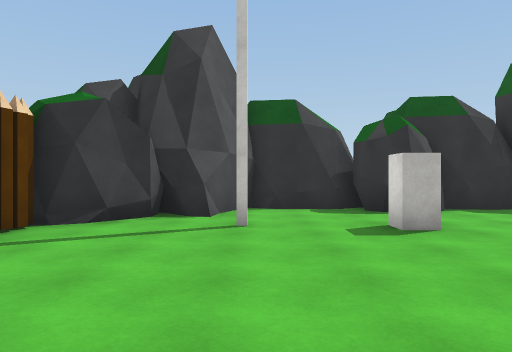
view 1 (above)

24 first-person views from a walk through a 3-D level made in the Unity game engine. The camera is 1.4 m above the floor, looks level and sees 70° across. The floor is counted in squares, 2 m on a side. Each view is taken from the middle of a square. On the plan, view 1 faces up. The plan holds only what a view shows up to about 11 squares ahead; the rest is blank. The place goes on beyond the plan. The player character is not drawn. Surface patterns are stand-ins for the level's own textures.

view 2
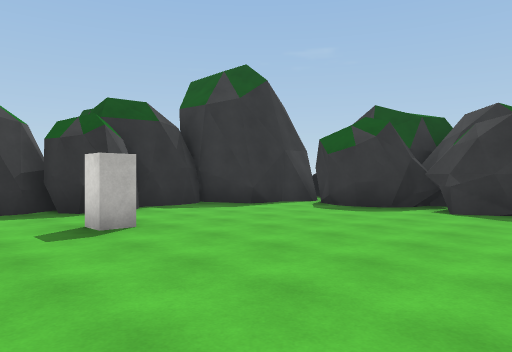

view 3
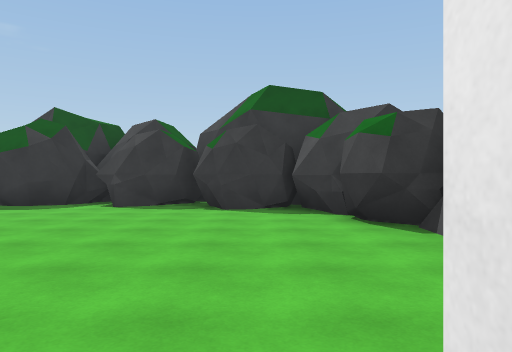

view 4
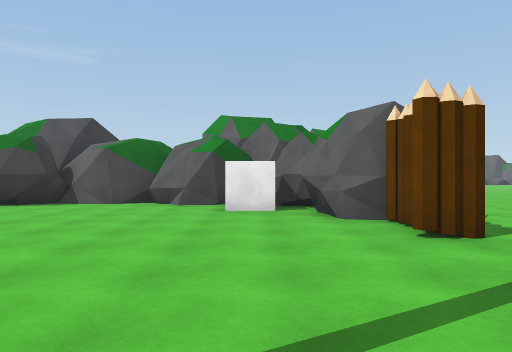

view 5
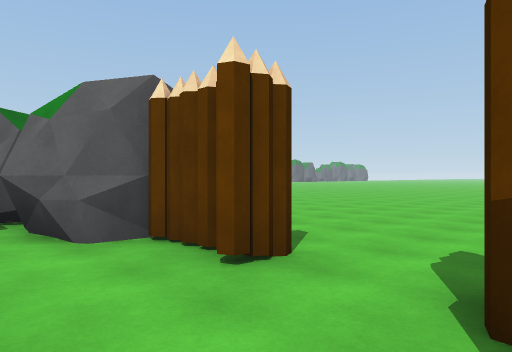

view 6
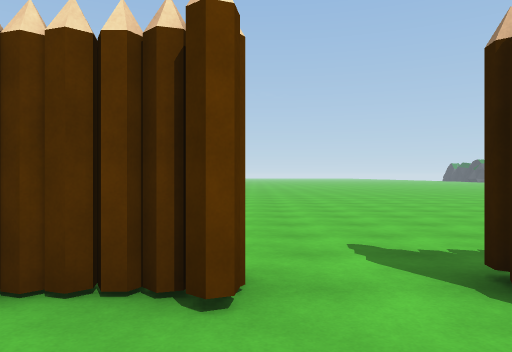

view 7
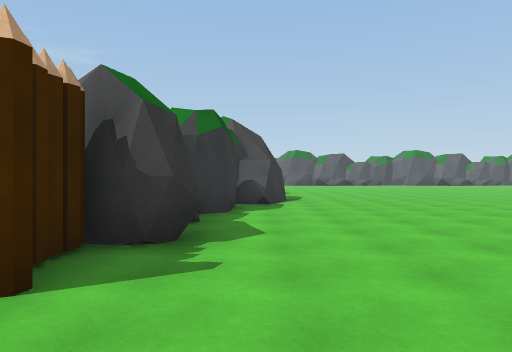

view 8
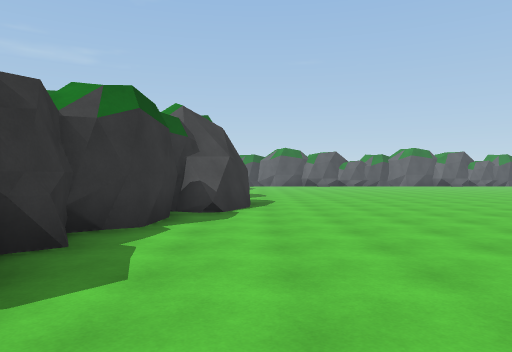

view 9
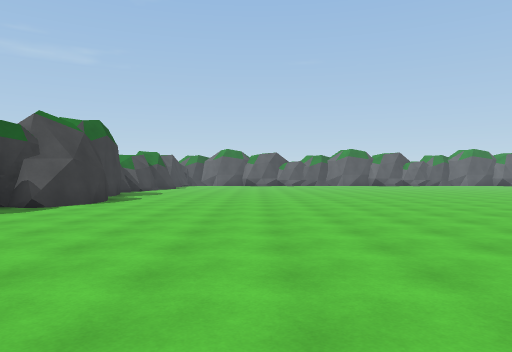

view 10
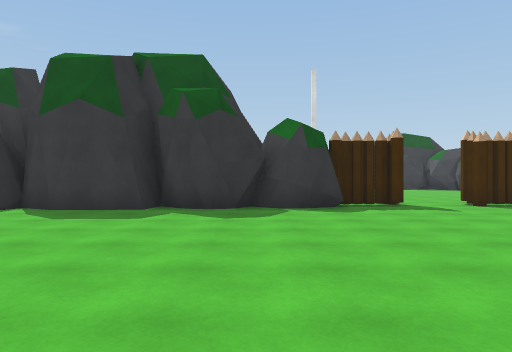

view 11
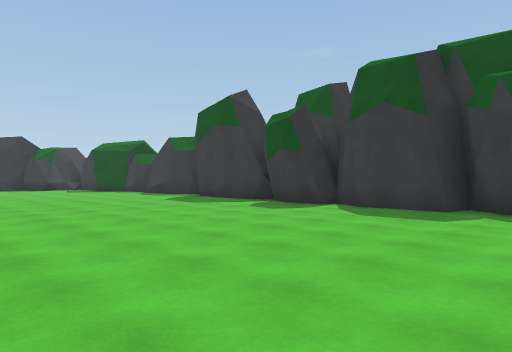

view 12
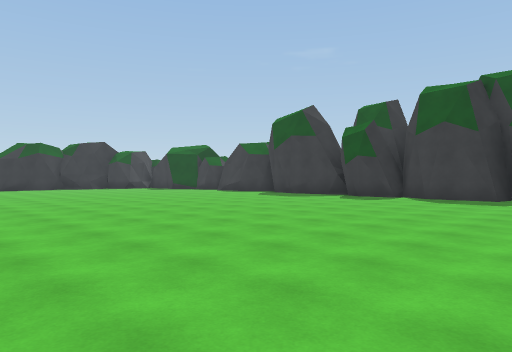

view 13
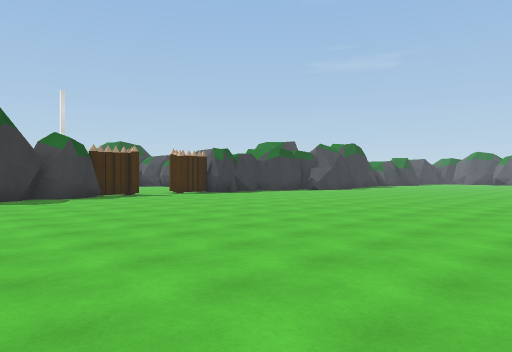

view 14
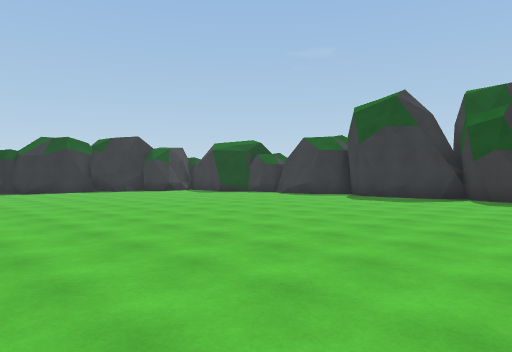

view 15
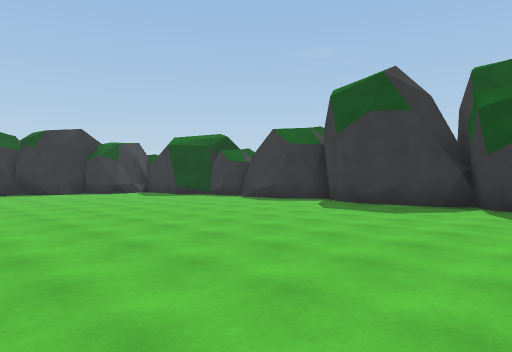

view 16
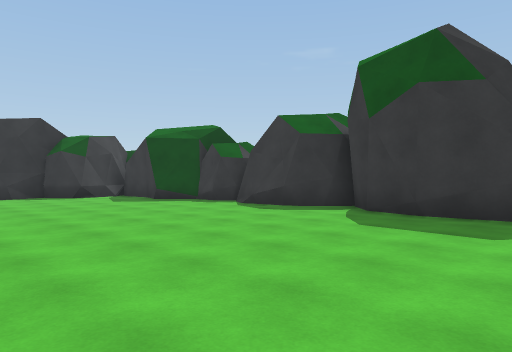

view 17
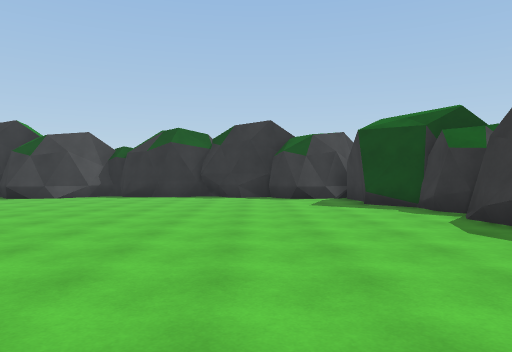

view 18
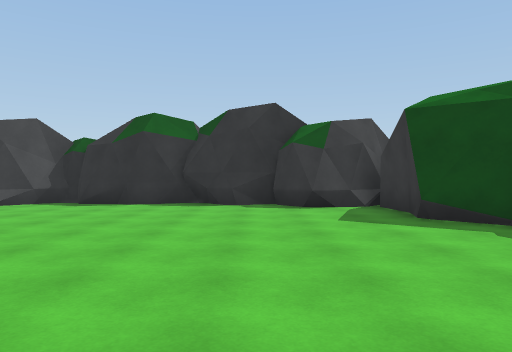

view 19
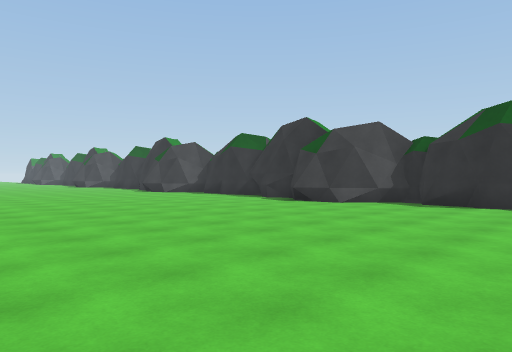

view 20
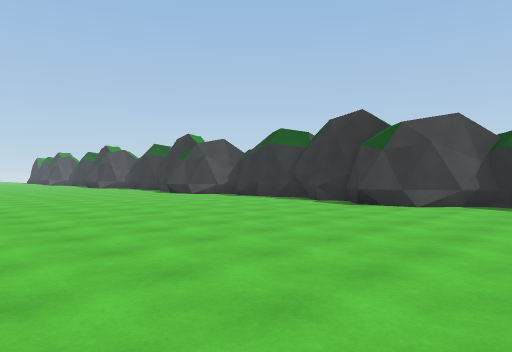

view 21
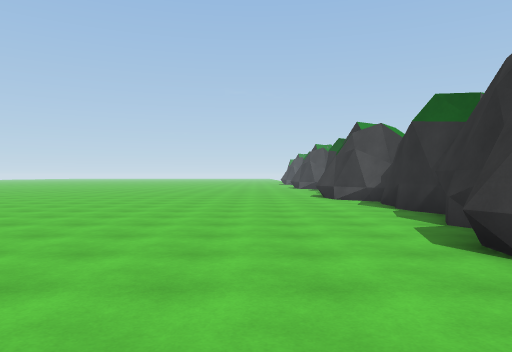

view 22
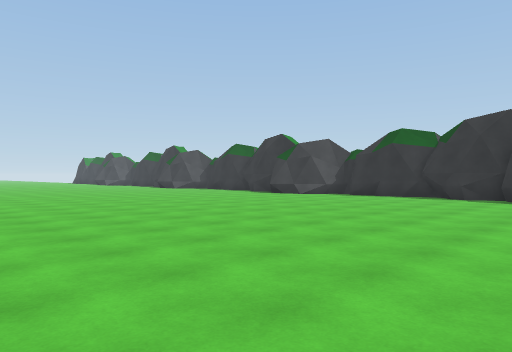

view 23
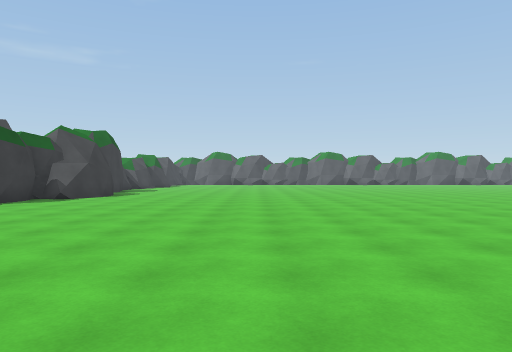

view 24
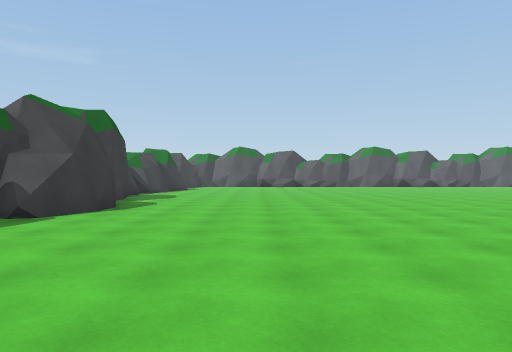

### Floor plan
Key: @ floor where view 1 was taken; # wall or solid block; . floor; ^ raised ledge; B block; O other object.
Columns run from 24 left of view 1 to 8 right of it. Each row starts with its distance up from view 1.
 28  ######   ######
 27  #....#####....#####
 26  ..................#
 25  ..................#
 24  ..................##
 23  ...................#
 22  ...................#
 21 ....................#
 20 ....................#
 19 ....................#
 18 ....................#
 17 ....................#
 16   ..................#
 15        .............#
 14         ............#
 13         ............#
 12          ...........#
 11         ............#
 10         ............#
  9         ............#
  8         ............#  #########
  7         ............####...#...##
  6          ...........###..........
  5          ............O..#.B.....#
  4          ............O..........#
  3          .......................#
  2          ...........OO..........#
  1          ............O..........#
  0          ...........#O..@......##
 -1         ............###........#
 -2        .............####.......#
 -3        .............# ####..####
 -4       ..............#    ####
 -5       .............^#
 -6         ...........##
 -7        ............#
 -8        ............#
 -9         ............
-10         ...........#

Positions as (right, up) in squares from view 1, and headings:
1: (0, 0), facing up
2: (0, 0), facing up-right
3: (-1, -1), facing right
4: (-1, 6), facing down
5: (-1, 4), facing down-left
6: (-1, 2), facing left
7: (-5, 4), facing down
8: (-6, 2), facing down
9: (-10, 3), facing down
10: (-12, 7), facing right
11: (-12, 7), facing up-right
12: (-16, 7), facing up-right
13: (-16, 10), facing down-right
14: (-16, 11), facing up-right
15: (-13, 12), facing up-right
16: (-11, 14), facing up-right
17: (-8, 15), facing up
18: (-8, 18), facing up
19: (-9, 18), facing up-left
20: (-11, 18), facing up-left
21: (-12, 24), facing left
22: (-14, 15), facing up-left
23: (-11, 6), facing down
24: (-9, 1), facing down
